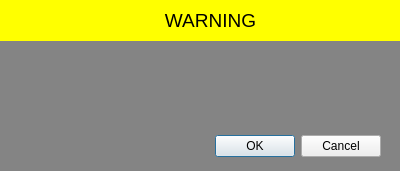
<?xml version="1.0" encoding="UTF-8"?>
<ui version="4.0">
 <class>AlternativeMessageBox</class>
 <widget class="QDialog" name="AlternativeMessageBox">
  <property name="geometry">
   <rect>
    <x>0</x>
    <y>0</y>
    <width>400</width>
    <height>171</height>
   </rect>
  </property>
  <property name="windowTitle">
   <string>Dialog</string>
  </property>
  <widget class="QDialogButtonBox" name="buttonBox">
   <property name="geometry">
    <rect>
     <x>40</x>
     <y>130</y>
     <width>341</width>
     <height>32</height>
    </rect>
   </property>
   <property name="orientation">
    <enum>Qt::Horizontal</enum>
   </property>
   <property name="standardButtons">
    <set>QDialogButtonBox::Cancel|QDialogButtonBox::Ok</set>
   </property>
  </widget>
  <widget class="QLabel" name="label">
   <property name="geometry">
    <rect>
     <x>10</x>
     <y>49</y>
     <width>381</width>
     <height>61</height>
    </rect>
   </property>
   <property name="text">
    <string/>
   </property>
   <property name="alignment">
    <set>Qt::AlignCenter</set>
   </property>
   <property name="wordWrap">
    <bool>true</bool>
   </property>
  </widget>
  <widget class="QLabel" name="label_2">
   <property name="geometry">
    <rect>
     <x>0</x>
     <y>30</y>
     <width>401</width>
     <height>141</height>
    </rect>
   </property>
   <property name="palette">
    <palette>
     <active>
      <colorrole role="Base">
       <brush brushstyle="SolidPattern">
        <color alpha="255">
         <red>148</red>
         <green>148</green>
         <blue>148</blue>
        </color>
       </brush>
      </colorrole>
      <colorrole role="Window">
       <brush brushstyle="SolidPattern">
        <color alpha="255">
         <red>132</red>
         <green>132</green>
         <blue>132</blue>
        </color>
       </brush>
      </colorrole>
     </active>
     <inactive>
      <colorrole role="Base">
       <brush brushstyle="SolidPattern">
        <color alpha="255">
         <red>148</red>
         <green>148</green>
         <blue>148</blue>
        </color>
       </brush>
      </colorrole>
      <colorrole role="Window">
       <brush brushstyle="SolidPattern">
        <color alpha="255">
         <red>132</red>
         <green>132</green>
         <blue>132</blue>
        </color>
       </brush>
      </colorrole>
     </inactive>
     <disabled>
      <colorrole role="Base">
       <brush brushstyle="SolidPattern">
        <color alpha="255">
         <red>132</red>
         <green>132</green>
         <blue>132</blue>
        </color>
       </brush>
      </colorrole>
      <colorrole role="Window">
       <brush brushstyle="SolidPattern">
        <color alpha="255">
         <red>132</red>
         <green>132</green>
         <blue>132</blue>
        </color>
       </brush>
      </colorrole>
     </disabled>
    </palette>
   </property>
   <property name="autoFillBackground">
    <bool>true</bool>
   </property>
   <property name="text">
    <string/>
   </property>
  </widget>
  <widget class="QLabel" name="title">
   <property name="geometry">
    <rect>
     <x>0</x>
     <y>0</y>
     <width>421</width>
     <height>41</height>
    </rect>
   </property>
   <property name="palette">
    <palette>
     <active>
      <colorrole role="WindowText">
       <brush brushstyle="SolidPattern">
        <color alpha="255">
         <red>0</red>
         <green>0</green>
         <blue>0</blue>
        </color>
       </brush>
      </colorrole>
      <colorrole role="Button">
       <brush brushstyle="SolidPattern">
        <color alpha="255">
         <red>255</red>
         <green>255</green>
         <blue>0</blue>
        </color>
       </brush>
      </colorrole>
      <colorrole role="Light">
       <brush brushstyle="SolidPattern">
        <color alpha="255">
         <red>255</red>
         <green>255</green>
         <blue>127</blue>
        </color>
       </brush>
      </colorrole>
      <colorrole role="Midlight">
       <brush brushstyle="SolidPattern">
        <color alpha="255">
         <red>255</red>
         <green>255</green>
         <blue>63</blue>
        </color>
       </brush>
      </colorrole>
      <colorrole role="Dark">
       <brush brushstyle="SolidPattern">
        <color alpha="255">
         <red>127</red>
         <green>127</green>
         <blue>0</blue>
        </color>
       </brush>
      </colorrole>
      <colorrole role="Mid">
       <brush brushstyle="SolidPattern">
        <color alpha="255">
         <red>170</red>
         <green>170</green>
         <blue>0</blue>
        </color>
       </brush>
      </colorrole>
      <colorrole role="Text">
       <brush brushstyle="SolidPattern">
        <color alpha="255">
         <red>0</red>
         <green>0</green>
         <blue>0</blue>
        </color>
       </brush>
      </colorrole>
      <colorrole role="BrightText">
       <brush brushstyle="SolidPattern">
        <color alpha="255">
         <red>255</red>
         <green>255</green>
         <blue>255</blue>
        </color>
       </brush>
      </colorrole>
      <colorrole role="ButtonText">
       <brush brushstyle="SolidPattern">
        <color alpha="255">
         <red>0</red>
         <green>0</green>
         <blue>0</blue>
        </color>
       </brush>
      </colorrole>
      <colorrole role="Base">
       <brush brushstyle="SolidPattern">
        <color alpha="255">
         <red>0</red>
         <green>34</green>
         <blue>255</blue>
        </color>
       </brush>
      </colorrole>
      <colorrole role="Window">
       <brush brushstyle="SolidPattern">
        <color alpha="255">
         <red>255</red>
         <green>255</green>
         <blue>0</blue>
        </color>
       </brush>
      </colorrole>
      <colorrole role="Shadow">
       <brush brushstyle="SolidPattern">
        <color alpha="255">
         <red>0</red>
         <green>0</green>
         <blue>0</blue>
        </color>
       </brush>
      </colorrole>
      <colorrole role="AlternateBase">
       <brush brushstyle="SolidPattern">
        <color alpha="255">
         <red>255</red>
         <green>255</green>
         <blue>127</blue>
        </color>
       </brush>
      </colorrole>
      <colorrole role="ToolTipBase">
       <brush brushstyle="SolidPattern">
        <color alpha="255">
         <red>255</red>
         <green>255</green>
         <blue>220</blue>
        </color>
       </brush>
      </colorrole>
      <colorrole role="ToolTipText">
       <brush brushstyle="SolidPattern">
        <color alpha="255">
         <red>0</red>
         <green>0</green>
         <blue>0</blue>
        </color>
       </brush>
      </colorrole>
      <colorrole role="PlaceholderText">
       <brush brushstyle="SolidPattern">
        <color alpha="128">
         <red>0</red>
         <green>0</green>
         <blue>0</blue>
        </color>
       </brush>
      </colorrole>
     </active>
     <inactive>
      <colorrole role="WindowText">
       <brush brushstyle="SolidPattern">
        <color alpha="255">
         <red>0</red>
         <green>0</green>
         <blue>0</blue>
        </color>
       </brush>
      </colorrole>
      <colorrole role="Button">
       <brush brushstyle="SolidPattern">
        <color alpha="255">
         <red>255</red>
         <green>255</green>
         <blue>0</blue>
        </color>
       </brush>
      </colorrole>
      <colorrole role="Light">
       <brush brushstyle="SolidPattern">
        <color alpha="255">
         <red>255</red>
         <green>255</green>
         <blue>127</blue>
        </color>
       </brush>
      </colorrole>
      <colorrole role="Midlight">
       <brush brushstyle="SolidPattern">
        <color alpha="255">
         <red>255</red>
         <green>255</green>
         <blue>63</blue>
        </color>
       </brush>
      </colorrole>
      <colorrole role="Dark">
       <brush brushstyle="SolidPattern">
        <color alpha="255">
         <red>127</red>
         <green>127</green>
         <blue>0</blue>
        </color>
       </brush>
      </colorrole>
      <colorrole role="Mid">
       <brush brushstyle="SolidPattern">
        <color alpha="255">
         <red>170</red>
         <green>170</green>
         <blue>0</blue>
        </color>
       </brush>
      </colorrole>
      <colorrole role="Text">
       <brush brushstyle="SolidPattern">
        <color alpha="255">
         <red>0</red>
         <green>0</green>
         <blue>0</blue>
        </color>
       </brush>
      </colorrole>
      <colorrole role="BrightText">
       <brush brushstyle="SolidPattern">
        <color alpha="255">
         <red>255</red>
         <green>255</green>
         <blue>255</blue>
        </color>
       </brush>
      </colorrole>
      <colorrole role="ButtonText">
       <brush brushstyle="SolidPattern">
        <color alpha="255">
         <red>0</red>
         <green>0</green>
         <blue>0</blue>
        </color>
       </brush>
      </colorrole>
      <colorrole role="Base">
       <brush brushstyle="SolidPattern">
        <color alpha="255">
         <red>0</red>
         <green>34</green>
         <blue>255</blue>
        </color>
       </brush>
      </colorrole>
      <colorrole role="Window">
       <brush brushstyle="SolidPattern">
        <color alpha="255">
         <red>255</red>
         <green>255</green>
         <blue>0</blue>
        </color>
       </brush>
      </colorrole>
      <colorrole role="Shadow">
       <brush brushstyle="SolidPattern">
        <color alpha="255">
         <red>0</red>
         <green>0</green>
         <blue>0</blue>
        </color>
       </brush>
      </colorrole>
      <colorrole role="AlternateBase">
       <brush brushstyle="SolidPattern">
        <color alpha="255">
         <red>255</red>
         <green>255</green>
         <blue>127</blue>
        </color>
       </brush>
      </colorrole>
      <colorrole role="ToolTipBase">
       <brush brushstyle="SolidPattern">
        <color alpha="255">
         <red>255</red>
         <green>255</green>
         <blue>220</blue>
        </color>
       </brush>
      </colorrole>
      <colorrole role="ToolTipText">
       <brush brushstyle="SolidPattern">
        <color alpha="255">
         <red>0</red>
         <green>0</green>
         <blue>0</blue>
        </color>
       </brush>
      </colorrole>
      <colorrole role="PlaceholderText">
       <brush brushstyle="SolidPattern">
        <color alpha="128">
         <red>0</red>
         <green>0</green>
         <blue>0</blue>
        </color>
       </brush>
      </colorrole>
     </inactive>
     <disabled>
      <colorrole role="WindowText">
       <brush brushstyle="SolidPattern">
        <color alpha="255">
         <red>127</red>
         <green>127</green>
         <blue>0</blue>
        </color>
       </brush>
      </colorrole>
      <colorrole role="Button">
       <brush brushstyle="SolidPattern">
        <color alpha="255">
         <red>255</red>
         <green>255</green>
         <blue>0</blue>
        </color>
       </brush>
      </colorrole>
      <colorrole role="Light">
       <brush brushstyle="SolidPattern">
        <color alpha="255">
         <red>255</red>
         <green>255</green>
         <blue>127</blue>
        </color>
       </brush>
      </colorrole>
      <colorrole role="Midlight">
       <brush brushstyle="SolidPattern">
        <color alpha="255">
         <red>255</red>
         <green>255</green>
         <blue>63</blue>
        </color>
       </brush>
      </colorrole>
      <colorrole role="Dark">
       <brush brushstyle="SolidPattern">
        <color alpha="255">
         <red>127</red>
         <green>127</green>
         <blue>0</blue>
        </color>
       </brush>
      </colorrole>
      <colorrole role="Mid">
       <brush brushstyle="SolidPattern">
        <color alpha="255">
         <red>170</red>
         <green>170</green>
         <blue>0</blue>
        </color>
       </brush>
      </colorrole>
      <colorrole role="Text">
       <brush brushstyle="SolidPattern">
        <color alpha="255">
         <red>127</red>
         <green>127</green>
         <blue>0</blue>
        </color>
       </brush>
      </colorrole>
      <colorrole role="BrightText">
       <brush brushstyle="SolidPattern">
        <color alpha="255">
         <red>255</red>
         <green>255</green>
         <blue>255</blue>
        </color>
       </brush>
      </colorrole>
      <colorrole role="ButtonText">
       <brush brushstyle="SolidPattern">
        <color alpha="255">
         <red>127</red>
         <green>127</green>
         <blue>0</blue>
        </color>
       </brush>
      </colorrole>
      <colorrole role="Base">
       <brush brushstyle="SolidPattern">
        <color alpha="255">
         <red>255</red>
         <green>255</green>
         <blue>0</blue>
        </color>
       </brush>
      </colorrole>
      <colorrole role="Window">
       <brush brushstyle="SolidPattern">
        <color alpha="255">
         <red>255</red>
         <green>255</green>
         <blue>0</blue>
        </color>
       </brush>
      </colorrole>
      <colorrole role="Shadow">
       <brush brushstyle="SolidPattern">
        <color alpha="255">
         <red>0</red>
         <green>0</green>
         <blue>0</blue>
        </color>
       </brush>
      </colorrole>
      <colorrole role="AlternateBase">
       <brush brushstyle="SolidPattern">
        <color alpha="255">
         <red>255</red>
         <green>255</green>
         <blue>0</blue>
        </color>
       </brush>
      </colorrole>
      <colorrole role="ToolTipBase">
       <brush brushstyle="SolidPattern">
        <color alpha="255">
         <red>255</red>
         <green>255</green>
         <blue>220</blue>
        </color>
       </brush>
      </colorrole>
      <colorrole role="ToolTipText">
       <brush brushstyle="SolidPattern">
        <color alpha="255">
         <red>0</red>
         <green>0</green>
         <blue>0</blue>
        </color>
       </brush>
      </colorrole>
      <colorrole role="PlaceholderText">
       <brush brushstyle="SolidPattern">
        <color alpha="128">
         <red>0</red>
         <green>0</green>
         <blue>0</blue>
        </color>
       </brush>
      </colorrole>
     </disabled>
    </palette>
   </property>
   <property name="font">
    <font>
     <pointsize>14</pointsize>
    </font>
   </property>
   <property name="autoFillBackground">
    <bool>true</bool>
   </property>
   <property name="text">
    <string>WARNING</string>
   </property>
   <property name="alignment">
    <set>Qt::AlignCenter</set>
   </property>
  </widget>
  <zorder>label_2</zorder>
  <zorder>title</zorder>
  <zorder>buttonBox</zorder>
  <zorder>label</zorder>
 </widget>
 <resources/>
 <connections>
  <connection>
   <sender>buttonBox</sender>
   <signal>accepted()</signal>
   <receiver>AlternativeMessageBox</receiver>
   <slot>accept()</slot>
   <hints>
    <hint type="sourcelabel">
     <x>248</x>
     <y>254</y>
    </hint>
    <hint type="destinationlabel">
     <x>157</x>
     <y>274</y>
    </hint>
   </hints>
  </connection>
  <connection>
   <sender>buttonBox</sender>
   <signal>rejected()</signal>
   <receiver>AlternativeMessageBox</receiver>
   <slot>reject()</slot>
   <hints>
    <hint type="sourcelabel">
     <x>316</x>
     <y>260</y>
    </hint>
    <hint type="destinationlabel">
     <x>286</x>
     <y>274</y>
    </hint>
   </hints>
  </connection>
 </connections>
</ui>
